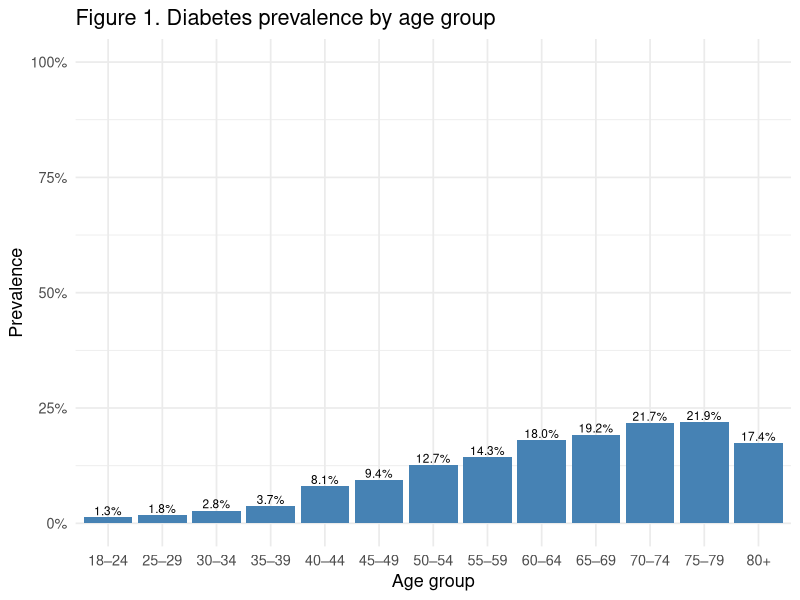

Reproduce this figure in R.
# 03_make_output.R
# Generate Figure 1: Diabetes prevalence by age group

library(ggplot2)
library(dplyr)
library(scales)
library(readr)

# --- Load cleaned dataset ---
dat <- read_csv("data/clean_data.csv")

# --- Prepare Age group labels ---
age_labs <- c("18–24","25–29","30–34","35–39","40–44","45–49",
              "50–54","55–59","60–64","65–69","70–74","75–79","80+")

dat$AgeGrp <- factor(dat$Age, levels = 1:13, labels = age_labs)

# --- Handle Diabetes variable ---
# If dataset already has Diabetes_binary, use it directly
# Otherwise derive it from Diabetes_012 (0/1/2 coding)
if ("Diabetes_binary" %in% names(dat)) {
  dat$Diabetes_binary <- as.character(dat$Diabetes_binary)
} else if ("Diabetes_012" %in% names(dat)) {
  dat$Diabetes_binary <- ifelse(dat$Diabetes_012 == 2, "Diabetes", "No Diabetes")
} else {
  stop("No Diabetes variable found in dataset (expect Diabetes_binary or Diabetes_012)")
}

# --- Calculate prevalence by Age group ---
prev_age <- dat %>%
  filter(!is.na(AgeGrp)) %>%
  mutate(diabetes_binary = as.integer(Diabetes_binary == "Diabetes")) %>%
  group_by(AgeGrp) %>%
  summarise(prevalence = mean(diabetes_binary, na.rm = TRUE), .groups = "drop")

# --- Plot Figure 1 ---
fig <- ggplot(prev_age, aes(x = AgeGrp, y = prevalence)) +
  geom_col(fill = "steelblue") +
  geom_text(aes(label = scales::percent(prevalence, accuracy = 0.1)),
            vjust = -0.25, size = 3) +
  scale_y_continuous(limits = c(0, 1), labels = scales::percent) +
  labs(
    title = "Figure 1. Diabetes prevalence by age group",
    x = "Age group",
    y = "Prevalence"
  ) +
  theme_minimal(base_size = 13)

# --- Save output figure ---
ggsave("output/diabetes_by_age.png", fig, width = 7, height = 5)
cat("✅ Figure saved to output/diabetes_by_age.png\n")

